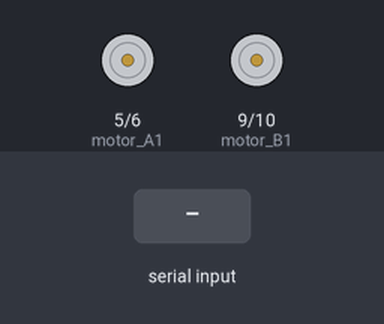
Recording of a sketch running on a simulated Arduino Uno, built with avr-gcc and run on an emulated ATmega328P. Parts: motor-driver pin pairs drawn as motors (green arrow = first pin HIGH = forward, orange = second pin HIGH = backward, longer = more drive). The inputs (shaded band) are chosen by the test bench.

Above: at 1.2 s.
1.3 s: "90,45\n" received over Serial
At 2.0 s:
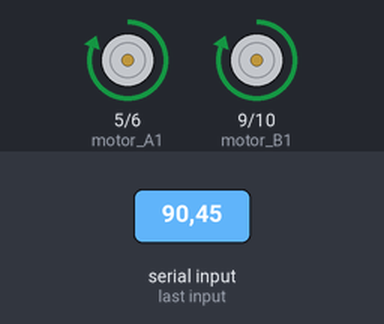
Timing chart, 0 to 4.3 s (numbered marks = the images above; inputs shaded):
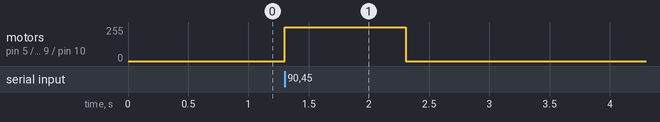

Measured:
- after the input at 1.3 s, motor on pin 5 (motor_A1) / pin 6 (motor_A2), motor on pin 9 (motor_B1) / pin 10 (motor_B2): stopped → forward 255/255 at once, → stopped 1.0 s later

The sketch:

webcam_control.ino
```cpp
// 모터 제어핀 할당
const int motor_A1 = 5;
const int motor_A2 = 6;
const int motor_B1 = 9;
const int motor_B2 = 10;

// 모터 객체 생성
//AF_DCMotor motor(1);

void setup() {
  //모터 제어 핀 설정
  pinMode(motor_A1, OUTPUT);
  pinMode(motor_A2, OUTPUT);
  pinMode(motor_B1, OUTPUT);
  pinMode(motor_B2, OUTPUT);
  // 시리얼 통신 시작
  Serial.begin(9600);


}

void loop() {
  // 시리얼 포트로부터 라인 위치 정보를 읽어옴
  if (Serial.available() > 0) {
    int error = Serial.parseInt();

    // 라인의 위치에 따라 모터를 제어
    if (error > 0) {
      forward();
    } else if (error < 0) {
      backward();
    } else {
      stop();
    }
  }
}

void right () {
  //우
  digitalWrite(motor_A1, HIGH);
  digitalWrite(motor_A2, LOW);
  digitalWrite(motor_B1, LOW);
  digitalWrite(motor_B2, LOW);
}

void left() {
  //좌
  digitalWrite(motor_A1, LOW);
  digitalWrite(motor_A2, LOW);
  digitalWrite(motor_B1, HIGH);
  digitalWrite(motor_B2, LOW);
}

void forward() {
  //전진
  digitalWrite(motor_A1, HIGH);
  digitalWrite(motor_A2, LOW);
  digitalWrite(motor_B1, HIGH);
  digitalWrite(motor_B2, LOW);
}

void backward() {
  //후진
  digitalWrite(motor_A1, LOW);
  digitalWrite(motor_A2, HIGH);
  digitalWrite(motor_B1, LOW);
  digitalWrite(motor_B2, HIGH);
}

void stop() {
  digitalWrite(motor_A1, LOW);
  digitalWrite(motor_A2, LOW);
  digitalWrite(motor_B1, LOW);
  digitalWrite(motor_B2, LOW);
}
```
